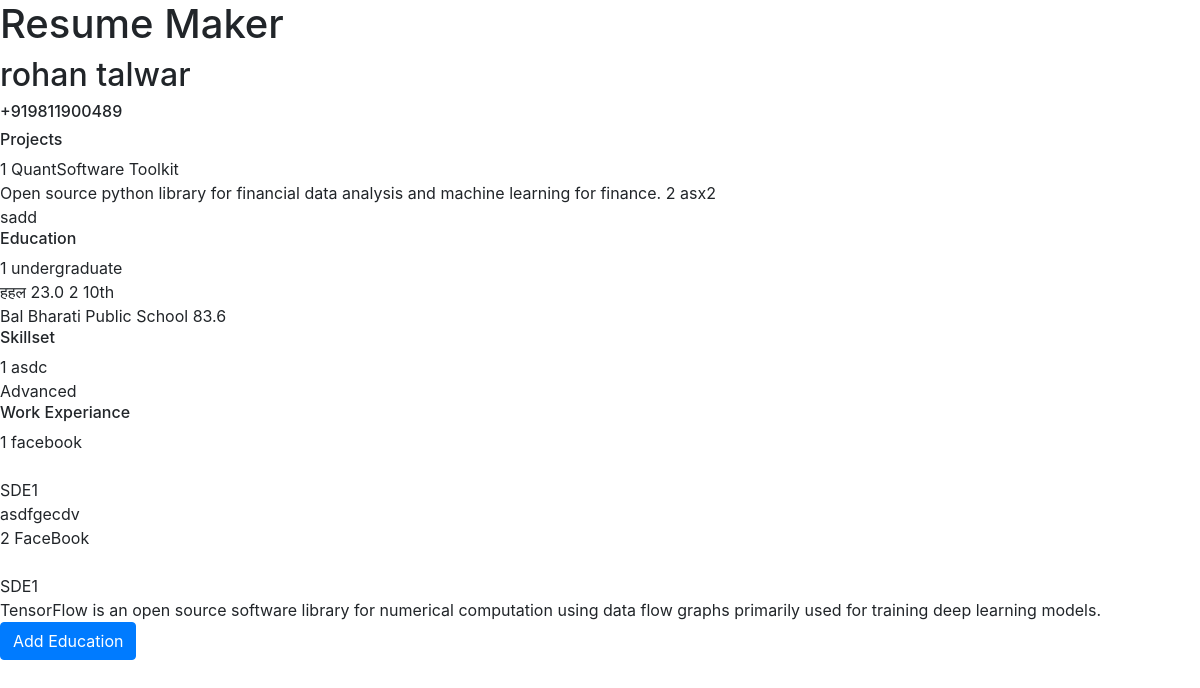
Screenshot of /portfolio/rohan28/ with the database file from the repository.
### core/models.py (models this page shows)
class Profile(models.Model):
    user = models.OneToOneField(User, on_delete=models.CASCADE,null=True)
    address = models.CharField(max_length=150)
    phone_no = PhoneNumberField(null=False,blank=False)

class Project(models.Model):
    profile = models.ForeignKey(Profile,on_delete=models.CASCADE,null=True)
    project_name = models.CharField(max_length = 150)
    project_bio = models.TextField()
    project_tech_stack = models.CharField(max_length=255)
    project_team_size = models.IntegerField(validators=[MinValueValidator(1)])
    project_start_date = models.DateTimeField()
    project_github_link = models.CharField(max_length = 150)

class Education(models.Model):
    STATUS = (
        ('10th', ('10th')),
        ('12th', ('12th')),
        ('undergraduate', ('undergraduate')),
        ('graduate',('graduate')),
    )
    profile = models.ForeignKey(Profile,on_delete=models.CASCADE,null=True)
    title = models.CharField(max_length = 150,choices = STATUS,default=1)
    percentage = models.FloatField(validators=[MinValueValidator(0.0), MaxValueValidator(100)])
    school_name = models.CharField(max_length = 100,null=True)
    present = models.BooleanField(default=False,null=False)
    start_year=models.SmallIntegerField(blank=True, null=True)
    grad_year = models.SmallIntegerField(blank=True, null=True)

class skillset(models.Model):
    STATUS = (
        ('Advanced', ('Advanced')),
        ('Intermidate', ('Intermidate')),
        ('Beginner', ('Beginner')),
    )
    profile = models.ManyToManyField(Profile,null=True)
    skill_name = models.CharField(max_length=30)
    level = models.CharField(max_length=32,choices=STATUS,
      default=3)

class work_exp(models.Model):
    profile = models.ForeignKey(Profile,on_delete=models.CASCADE,null=True)
    company_name = models.CharField(max_length=150,null=False,default='')
    company_location = models.CharField(max_length=150,null=False,default='')
    job_position = models.CharField(max_length = 150)
    present = models.BooleanField(default=False,null=False)
    end_date = models.DateTimeField(default=datetime.now(),null=True)
    start_date = models.DateTimeField()
    job_description = models.TextField()

### core/views.py (the view)
# urls.py: re_path(r'^portfolio/(?P<username>[\w.@+-]+)/$',views.portfolio),
def portfolio(request,username):
    user1 = User.objects.get(username=username)
    profile = user1.profile
    user_outsider = request.user
    skills = skillset.objects.filter(profile=profile).order_by('level')
    projects = Project.objects.filter(profile=profile).order_by('-project_start_date')
    edu = Education.objects.filter(profile=profile).order_by('-grad_year')
    work = work_exp.objects.filter(profile=profile).order_by('-start_date')
    pors = position_of_reponsiblity.objects.filter(profile=profile).order_by('-start_date')
    context = {'user':user1,'profile':profile,'projects':projects,'edu':edu,'works':work,'skills':skills,'pors':pors,'user_outsider':user_outsider}
    return render(request,'portfolio.html',context)

### core/templates/portfolio.html
{% extends 'base.html'%}
{% block content %}
    <h2>{{user.first_name}} {{user.last_name}}</h2>
    <h6>{{profile.phone_no}}</h6>
    <h6>Projects</h6>
    {%for pro in projects %}
        {{forloop.counter}}
        {{pro.project_name}}
        <br>
        {{pro.project_bio}}
    {% endfor %}
    <h6>Education</h6>
    {%for ed in edu %}
        {{forloop.counter}}
        {{ed.title}}<br>
        {{ed.school_name}} {{ed.percentage}}
    {% endfor %}
    <h6>Skillset</h6>
    {%for skill in skills %}
        {{forloop.counter}}
        {{skill.skill_name}}<br>
        {{skill.level}}
    {% endfor %}
    <h6>Work Experiance</h6>
    {% for work in works %}
        {{forloop.counter}}
        {{work.company_name}}<br>
        {{work.company_location}}<br>
        {{work.job_position}}<br>
        {{work.job_description}}<br>
    {% endfor %}
    {% if user_outsider is not NULL and user_outsider != profile.user %}
       <a class="btn btn-primary" href="{% url 'message' username=profile.user.username%}" role="button">Add Education</a>
    {% endif %}
{% endblock %}

### rows the page displays
Profile: phone_no "+919811900489"
Project: project_name "QuantSoftware Toolkit", project_bio "Open source python library for financial data analysis and machine learning for finance."
Project: project_name "asx2", project_bio "sadd"
Education: title "undergraduate", school_name "हहल", percentage "23.0"
Education: title "10th", school_name "Bal Bharati Public School", percentage "83.6"
skillset: skill_name "asdc", level "Advanced"
work_exp: company_name "facebook", job_position "SDE1", job_description "asdfgecdv"
work_exp: company_name "FaceBook", job_position "SDE1", job_description "TensorFlow is an open source software library for numerical computation using data flow graphs primarily used for training deep learning models."

### other values shown
{{ user.first_name }} "rohan"
{{ user.last_name }} "talwar"
